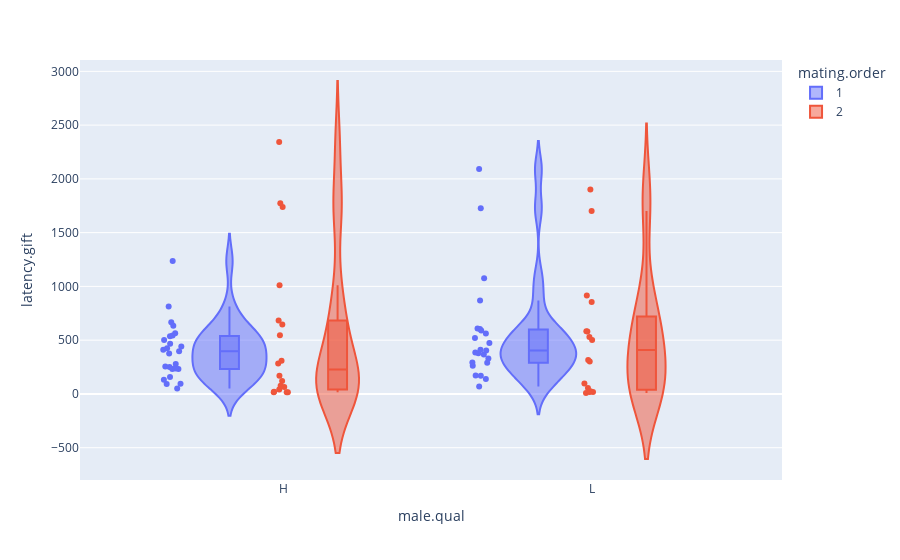
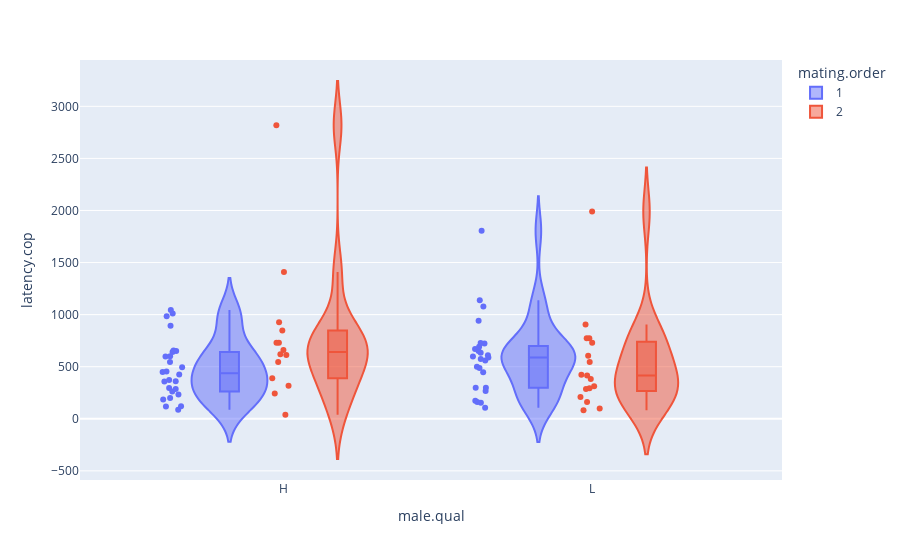
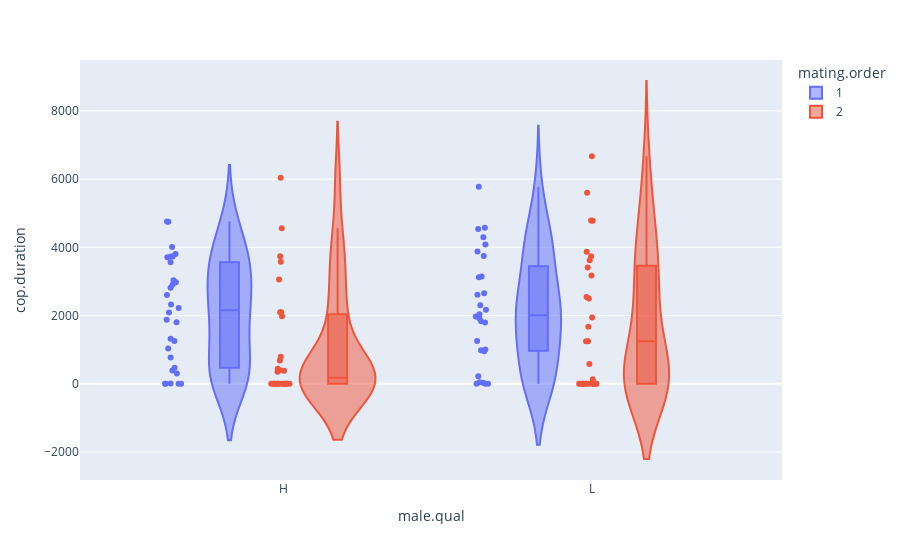

Here is the notebook cell these charts were saved with, in order:
### Code cell
fig = px.violin(df, y="latency.gift", x="male.qual", color="mating.order", box=True, points="all",
          hover_data=df.columns)
fig.show()
fig.write_html("violinlatgift.html", include_plotlyjs= "cdn")
fig = px.violin(df, y="latency.cop", x="male.qual", color="mating.order", box=True, points="all",
          hover_data=df.columns)
fig.show()
fig.write_html("violinlatcop.html", include_plotlyjs= "cdn")
fig = px.violin(df, y="cop.duration", x="male.qual", color="mating.order", box=True, points="all",
          hover_data=df.columns)
fig.show()
fig.write_html("violincopduration.html", include_plotlyjs= "cdn")

### Figure 1 — Plotly figure (JSON) as saved in the notebook; plotly's stock layout.template omitted (floating-point values rounded to 4 significant figures; data arrays with more than 128 entries replaced by an {"elided": "..."} marker saying what was removed)
{"data": [{"alignmentgroup": "True", "box": {"visible": true}, "customdata": {"elided": "58x23 mixed values"}, "hovertemplate": "mating.order=%{customdata[9]}<br>male.qual=%{x}<br>latency.gift=%{y}<br>mating.ID=%{customdata[0]}<br>cohort=%{customdata[1]}<br>female.ID=%{customdata[2]}<br>female.group=%{customdata[3]}<br>female.age=%{customdata[4]}<br>female.wt=%{customdata[5]}<br>male.ID=%{customdata[6]}<br>male.age=%{customdata[7]}<br>male.wt=%{customdata[8]}<br>date=%{customdata[10]}<br>scorer=%{customdata[11]}<br>gift.wt=%{customdata[12]}<br>trial.dur=%{customdata[13]}<br>female.aggression=%{customdata[14]}<br>male.w.gift=%{customdata[15]}<br>mating.success=%{customdata[16]}<br>gift.acceptance=%{customdata[17]}<br>signal=%{customdata[18]}<br>wrapping=%{customdata[19]}<br>rubbing=%{customdata[20]}<br>latency.cop=%{customdata[21]}<br>cop.duration=%{customdata[22]}<extra></extra>", "legendgroup": "1", "marker": {"color": "#636efa"}, "name": "1", "offsetgroup": "1", "orientation": "v", "points": "all", "scalegroup": "True", "showlegend": true, "type": "violin", "x": ["H", "L", "L", "H", "H", "L", "L", "L", "H", "H", "L", "H", "H", "L", "L", "L", "H", "L", "H", "H", "H", "L", "L", "H", "H", "H", "H", "L", "L", "L", "H", "L", "H", "H", "H", "L", "H", "L", "L", "H", "L", "H", "H", "L", "L", "L", "H", "L", "H", "L", "H", "L", "L", "H", "L", "H", "H", "H"], "x0": " ", "xaxis": "x", "y": [null, 293, 2092, null, 237, 608, 70, null, 279, 502, null, 95, 537, null, 262, 172, 93, 591, 232, 256, 812, 378, 870, null, 425, 51, 442, null, 474, 330, null, 403, 667, 376, 544, 1075, 158, null, 520, 250, 367, null, 397, 603, 385, 1726, 410, 289, 466, 410, 1236, 139, 170, 634, 561, 132, 232, 564], "y0": " ", "yaxis": "y"}, {"alignmentgroup": "True", "box": {"visible": true}, "customdata": {"elided": "57x23 mixed values"}, "hovertemplate": "mating.order=%{customdata[9]}<br>male.qual=%{x}<br>latency.gift=%{y}<br>mating.ID=%{customdata[0]}<br>cohort=%{customdata[1]}<br>female.ID=%{customdata[2]}<br>female.group=%{customdata[3]}<br>female.age=%{customdata[4]}<br>female.wt=%{customdata[5]}<br>male.ID=%{customdata[6]}<br>male.age=%{customdata[7]}<br>male.wt=%{customdata[8]}<br>date=%{customdata[10]}<br>scorer=%{customdata[11]}<br>gift.wt=%{customdata[12]}<br>trial.dur=%{customdata[13]}<br>female.aggression=%{customdata[14]}<br>male.w.gift=%{customdata[15]}<br>mating.success=%{customdata[16]}<br>gift.acceptance=%{customdata[17]}<br>signal=%{customdata[18]}<br>wrapping=%{customdata[19]}<br>rubbing=%{customdata[20]}<br>latency.cop=%{customdata[21]}<br>cop.duration=%{customdata[22]}<extra></extra>", "legendgroup": "2", "marker": {"color": "#EF553B"}, "name": "2", "offsetgroup": "2", "orientation": "v", "points": "all", "scalegroup": "True", "showlegend": true, "type": "violin", "x": ["L", "H", "H", "L", "L", "H", "H", "H", "L", "L", "H", "L", "L", "H", "H", "H", "L", "H", "L", "L", "L", "H", "H", "L", "L", "L", "L", "H", "H", "H", "L", "H", "L", "L", "L", "H", "L", "H", "H", "L", "H", "L", "H", "H", "H", "L", "H", "L", "H", "L", "H", "H", "L", "H", "L", "L", "L"], "x0": " ", "xaxis": "x", "y": [529, null, 64, 916, 301, null, 283, 16, null, 8, 684, null, 24, 545, 1011, null, null, 309, 855, 315, 17, null, null, 54, 501, null, null, 121, null, 41, null, 76, null, null, null, 170, null, 1739, null, null, 1773, 1902, 2344, null, 21, 583, null, null, null, 98, 646, 16, 1701, 16, 19, null, 581], "y0": " ", "yaxis": "y"}], "layout": {"legend": {"title": {"text": "mating.order"}, "tracegroupgap": 0}, "margin": {"t": 60}, "violinmode": "group", "xaxis": {"anchor": "y", "domain": [0, 1], "title": {"text": "male.qual"}}, "yaxis": {"anchor": "x", "domain": [0, 1], "title": {"text": "latency.gift"}}}}

### Figure 2 — Plotly figure (JSON) as saved in the notebook; plotly's stock layout.template omitted (floating-point values rounded to 4 significant figures; data arrays with more than 128 entries replaced by an {"elided": "..."} marker saying what was removed)
{"data": [{"alignmentgroup": "True", "box": {"visible": true}, "customdata": {"elided": "58x23 mixed values"}, "hovertemplate": "mating.order=%{customdata[9]}<br>male.qual=%{x}<br>latency.cop=%{y}<br>mating.ID=%{customdata[0]}<br>cohort=%{customdata[1]}<br>female.ID=%{customdata[2]}<br>female.group=%{customdata[3]}<br>female.age=%{customdata[4]}<br>female.wt=%{customdata[5]}<br>male.ID=%{customdata[6]}<br>male.age=%{customdata[7]}<br>male.wt=%{customdata[8]}<br>date=%{customdata[10]}<br>scorer=%{customdata[11]}<br>gift.wt=%{customdata[12]}<br>trial.dur=%{customdata[13]}<br>female.aggression=%{customdata[14]}<br>male.w.gift=%{customdata[15]}<br>mating.success=%{customdata[16]}<br>gift.acceptance=%{customdata[17]}<br>signal=%{customdata[18]}<br>wrapping=%{customdata[19]}<br>rubbing=%{customdata[20]}<br>latency.gift=%{customdata[21]}<br>cop.duration=%{customdata[22]}<extra></extra>", "legendgroup": "1", "marker": {"color": "#636efa"}, "name": "1", "offsetgroup": "1", "orientation": "v", "points": "all", "scalegroup": "True", "showlegend": true, "type": "violin", "x": ["H", "L", "L", "H", "H", "L", "L", "L", "H", "H", "L", "H", "H", "L", "L", "L", "H", "L", "H", "H", "H", "L", "L", "H", "H", "H", "H", "L", "L", "L", "H", "L", "H", "H", "H", "L", "H", "L", "L", "H", "L", "H", "H", "L", "L", "L", "H", "L", "H", "L", "H", "L", "L", "H", "L", "H", "H", "H"], "x0": " ", "xaxis": "x", "y": [87, 559, 162, null, null, 691, 107, 173, 426, 656, null, 185, 600, 611, 650, 266, 199, 728, 286, 361, 262, 597, 1078, null, 494, 117, 120, null, 575, 941, 1011, 447, 893, 455, 640, 1139, 295, null, 589, 449, 487, null, 1044, 671, 153, 1805, 545, 298, 597, 635, 234, 500, 298, 984, 723, 357, 372, 650], "y0": " ", "yaxis": "y"}, {"alignmentgroup": "True", "box": {"visible": true}, "customdata": {"elided": "57x23 mixed values"}, "hovertemplate": "mating.order=%{customdata[9]}<br>male.qual=%{x}<br>latency.cop=%{y}<br>mating.ID=%{customdata[0]}<br>cohort=%{customdata[1]}<br>female.ID=%{customdata[2]}<br>female.group=%{customdata[3]}<br>female.age=%{customdata[4]}<br>female.wt=%{customdata[5]}<br>male.ID=%{customdata[6]}<br>male.age=%{customdata[7]}<br>male.wt=%{customdata[8]}<br>date=%{customdata[10]}<br>scorer=%{customdata[11]}<br>gift.wt=%{customdata[12]}<br>trial.dur=%{customdata[13]}<br>female.aggression=%{customdata[14]}<br>male.w.gift=%{customdata[15]}<br>mating.success=%{customdata[16]}<br>gift.acceptance=%{customdata[17]}<br>signal=%{customdata[18]}<br>wrapping=%{customdata[19]}<br>rubbing=%{customdata[20]}<br>latency.gift=%{customdata[21]}<br>cop.duration=%{customdata[22]}<extra></extra>", "legendgroup": "2", "marker": {"color": "#EF553B"}, "name": "2", "offsetgroup": "2", "orientation": "v", "points": "all", "scalegroup": "True", "showlegend": true, "type": "violin", "x": ["L", "H", "H", "L", "L", "H", "H", "H", "L", "L", "H", "L", "L", "H", "H", "H", "L", "H", "L", "L", "L", "H", "H", "L", "L", "L", "L", "H", "H", "H", "L", "H", "L", "L", "L", "H", "L", "H", "H", "L", "H", "L", "H", "H", "H", "L", "H", "L", "H", "L", "H", "H", "L", "H", "L", "L", "L"], "x0": " ", "xaxis": "x", "y": [606, null, 243, 545, 383, null, 544, 928, null, 422, 729, null, 160, 661, null, null, null, null, 906, 416, 82, null, null, 285, 730, null, null, 389, null, 613, null, 318, null, null, null, 619, null, null, null, 209, 2819, 313, null, null, 1409, 772, null, null, null, 292, 847, 38, 1990, 729, 99, null, 773], "y0": " ", "yaxis": "y"}], "layout": {"legend": {"title": {"text": "mating.order"}, "tracegroupgap": 0}, "margin": {"t": 60}, "violinmode": "group", "xaxis": {"anchor": "y", "domain": [0, 1], "title": {"text": "male.qual"}}, "yaxis": {"anchor": "x", "domain": [0, 1], "title": {"text": "latency.cop"}}}}

### Figure 3 — Plotly figure (JSON) as saved in the notebook; plotly's stock layout.template omitted (floating-point values rounded to 4 significant figures; data arrays with more than 128 entries replaced by an {"elided": "..."} marker saying what was removed)
{"data": [{"alignmentgroup": "True", "box": {"visible": true}, "customdata": {"elided": "58x23 mixed values"}, "hovertemplate": "mating.order=%{customdata[9]}<br>male.qual=%{x}<br>cop.duration=%{y}<br>mating.ID=%{customdata[0]}<br>cohort=%{customdata[1]}<br>female.ID=%{customdata[2]}<br>female.group=%{customdata[3]}<br>female.age=%{customdata[4]}<br>female.wt=%{customdata[5]}<br>male.ID=%{customdata[6]}<br>male.age=%{customdata[7]}<br>male.wt=%{customdata[8]}<br>date=%{customdata[10]}<br>scorer=%{customdata[11]}<br>gift.wt=%{customdata[12]}<br>trial.dur=%{customdata[13]}<br>female.aggression=%{customdata[14]}<br>male.w.gift=%{customdata[15]}<br>mating.success=%{customdata[16]}<br>gift.acceptance=%{customdata[17]}<br>signal=%{customdata[18]}<br>wrapping=%{customdata[19]}<br>rubbing=%{customdata[20]}<br>latency.gift=%{customdata[21]}<br>latency.cop=%{customdata[22]}<extra></extra>", "legendgroup": "1", "marker": {"color": "#636efa"}, "name": "1", "offsetgroup": "1", "orientation": "v", "points": "all", "scalegroup": "True", "showlegend": true, "type": "violin", "x": ["H", "L", "L", "H", "H", "L", "L", "L", "H", "H", "L", "H", "H", "L", "L", "L", "H", "L", "H", "H", "H", "L", "L", "H", "H", "H", "H", "L", "L", "L", "H", "L", "H", "H", "H", "L", "H", "L", "L", "H", "L", "H", "H", "L", "L", "L", "H", "L", "H", "L", "H", "L", "L", "H", "L", "H", "H", "H"], "x0": " ", "xaxis": "x", "y": [390, 221, 1252, 0, 0, 3880, 4084, 45, 305, 1874, 0, 469, 2979, 33, 4573, 2042, 3730, 953, 768, 2603, 3036, 1835, 3144, 0, 1032, 3562, 1806, 0, 2613, 2306, 11, 1920, 4008, 3734, 4750, 4293, 2324, 0, 5778, 2092, 3743, 0, 4760, 1003, 3120, 4541, 2905, 1975, 3802, 987, 1251, 2171, 1798, 2815, 2653, 1318, 2223, 3712], "y0": " ", "yaxis": "y"}, {"alignmentgroup": "True", "box": {"visible": true}, "customdata": {"elided": "57x23 mixed values"}, "hovertemplate": "mating.order=%{customdata[9]}<br>male.qual=%{x}<br>cop.duration=%{y}<br>mating.ID=%{customdata[0]}<br>cohort=%{customdata[1]}<br>female.ID=%{customdata[2]}<br>female.group=%{customdata[3]}<br>female.age=%{customdata[4]}<br>female.wt=%{customdata[5]}<br>male.ID=%{customdata[6]}<br>male.age=%{customdata[7]}<br>male.wt=%{customdata[8]}<br>date=%{customdata[10]}<br>scorer=%{customdata[11]}<br>gift.wt=%{customdata[12]}<br>trial.dur=%{customdata[13]}<br>female.aggression=%{customdata[14]}<br>male.w.gift=%{customdata[15]}<br>mating.success=%{customdata[16]}<br>gift.acceptance=%{customdata[17]}<br>signal=%{customdata[18]}<br>wrapping=%{customdata[19]}<br>rubbing=%{customdata[20]}<br>latency.gift=%{customdata[21]}<br>latency.cop=%{customdata[22]}<extra></extra>", "legendgroup": "2", "marker": {"color": "#EF553B"}, "name": "2", "offsetgroup": "2", "orientation": "v", "points": "all", "scalegroup": "True", "showlegend": true, "type": "violin", "x": ["L", "H", "H", "L", "L", "H", "H", "H", "L", "L", "H", "L", "L", "H", "H", "H", "L", "H", "L", "L", "L", "H", "H", "L", "L", "L", "L", "H", "H", "H", "L", "H", "L", "L", "L", "H", "L", "H", "H", "L", "H", "L", "H", "H", "H", "L", "H", "L", "H", "L", "H", "H", "L", "H", "L", "L", "L"], "x0": " ", "xaxis": "x", "y": [3869, 0, 685, 1244, 5602, 0, 442, 1981, 0, 1248, 2094, 0, 4781, 790, 0, 0, 0, 0, 3624, 3176, 584, 0, 0, 1669, 2547, 0, 0, 395, 0, 3738, 0, 356, 0, 0, 0, 3575, 0, 0, 0, 135, 4561, 1940, 0, 0, 6041, 2501, 0, 0, 0, 6672, 3056, 379, 3742, 2097, 3406, 0, 4785], "y0": " ", "yaxis": "y"}], "layout": {"legend": {"title": {"text": "mating.order"}, "tracegroupgap": 0}, "margin": {"t": 60}, "violinmode": "group", "xaxis": {"anchor": "y", "domain": [0, 1], "title": {"text": "male.qual"}}, "yaxis": {"anchor": "x", "domain": [0, 1], "title": {"text": "cop.duration"}}}}
